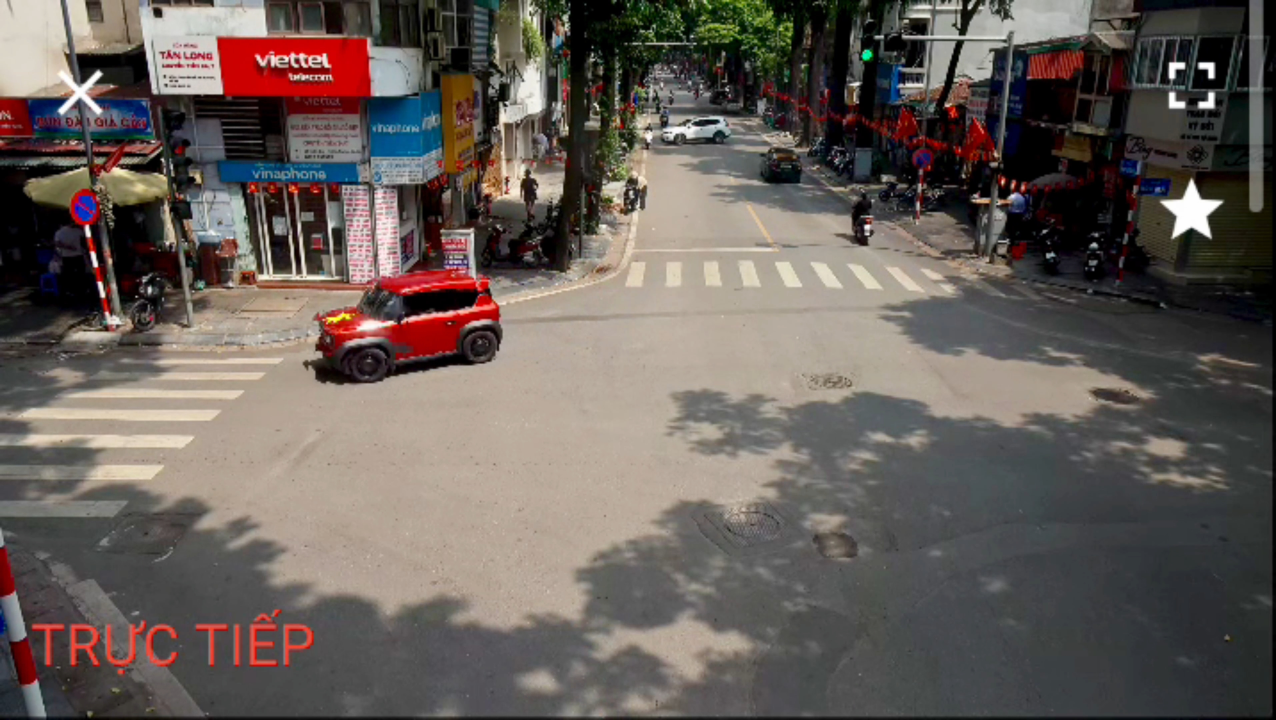
#> input picture src.jpeg, 3828 x 2160 px (shown at 1/3 size)
$ python -i main.py   (imports and definitions only)
#> lines starting #> are read from the running program, lines starting #| are printed output that depends on the picture; after the words box and inside, x2 and y2 are one past the last pixel; in counts of white or black regions, pixels touching at a corner belong together
#> further down, picture is the input picture: shape (2160, 3828, 3); mean B, G, R 88.6, 93.7, 102.5
from ultralytics import YOLO
import cv2
import numpy as np
import argparse

def get_stop_line(roi_frame):

    gray = cv2.cvtColor(roi_frame, cv2.COLOR_BGR2GRAY)
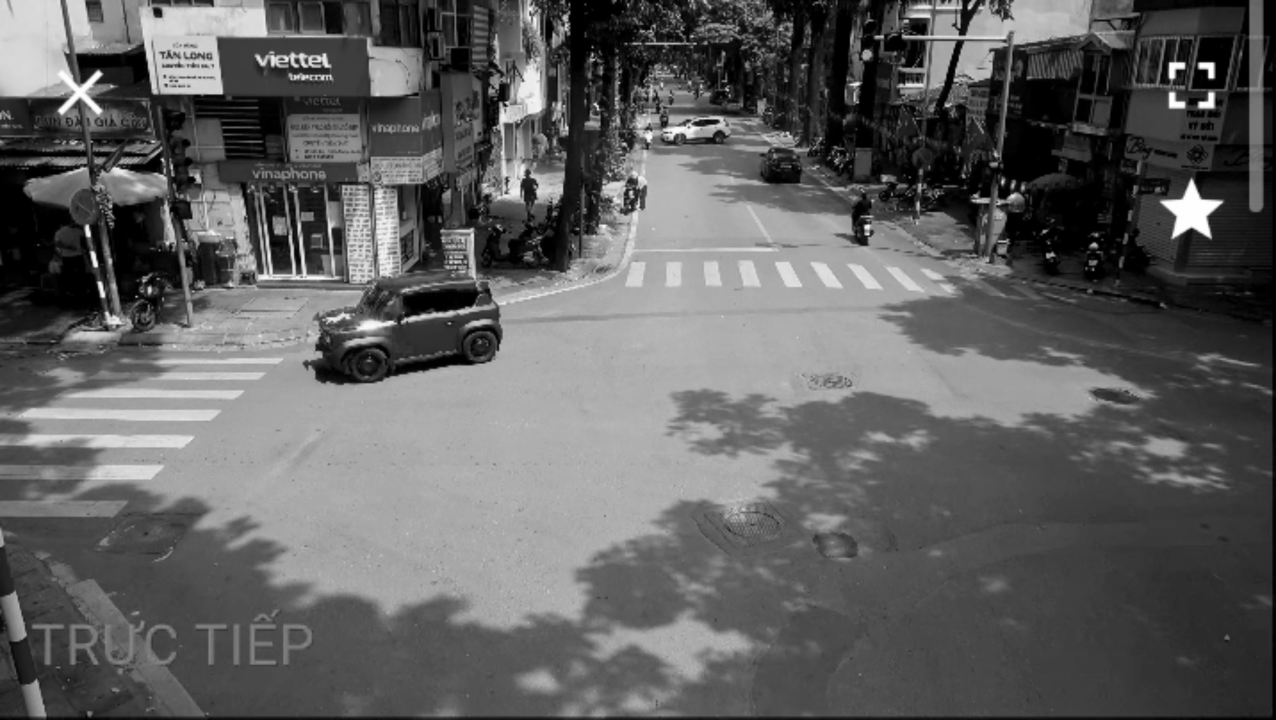
#> gray: shape (2160, 3828) (shown at 1/3 size); min 0, max 255, mean 95.8
    blur = cv2.GaussianBlur(gray, (5, 5), 0)
    edges = cv2.Canny(blur, 20, 30)
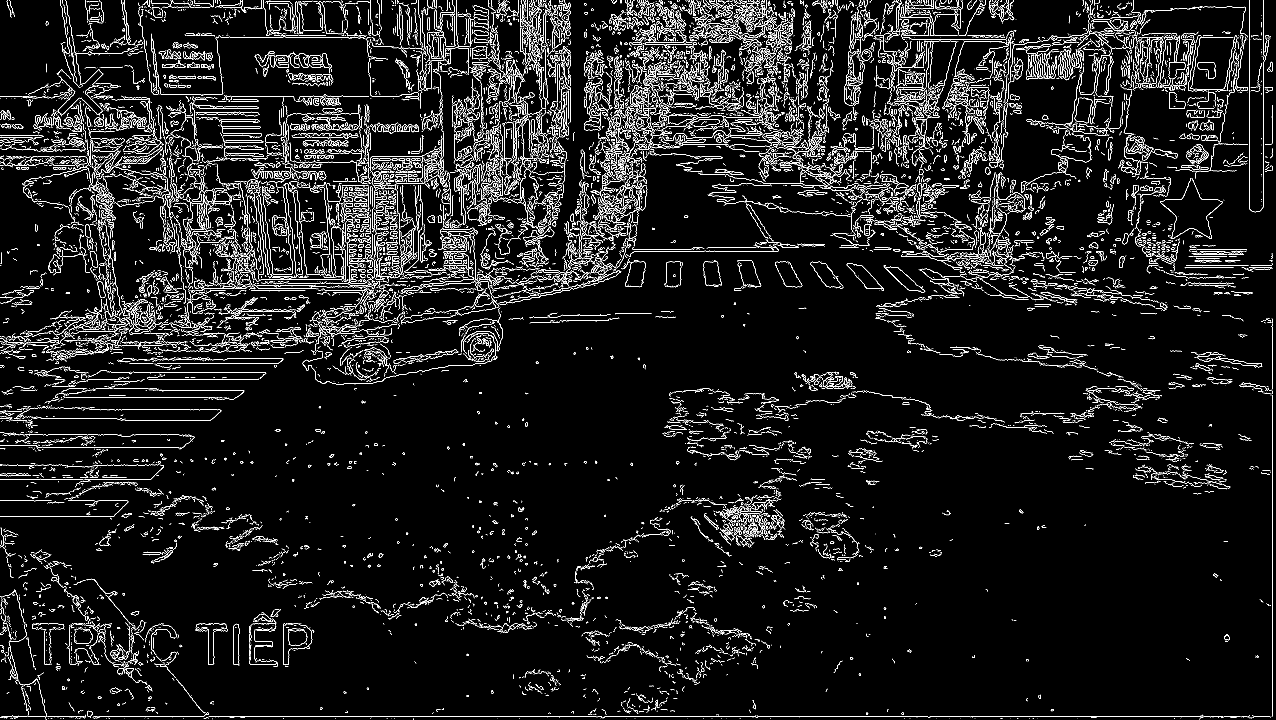
#> edges: shape (2160, 3828) (shown at 1/3 size); 4.5% white in thin lines or dots

    height, width = edges.shape
#> height = 2160; width = 3828
    mask = np.zeros_like(edges)
    polygon = np.array([[(0, height), (0, height // 2 + 50), (width, height // 2 + 50), (width, height)]])
    cv2.fillPoly(mask, polygon, 255)
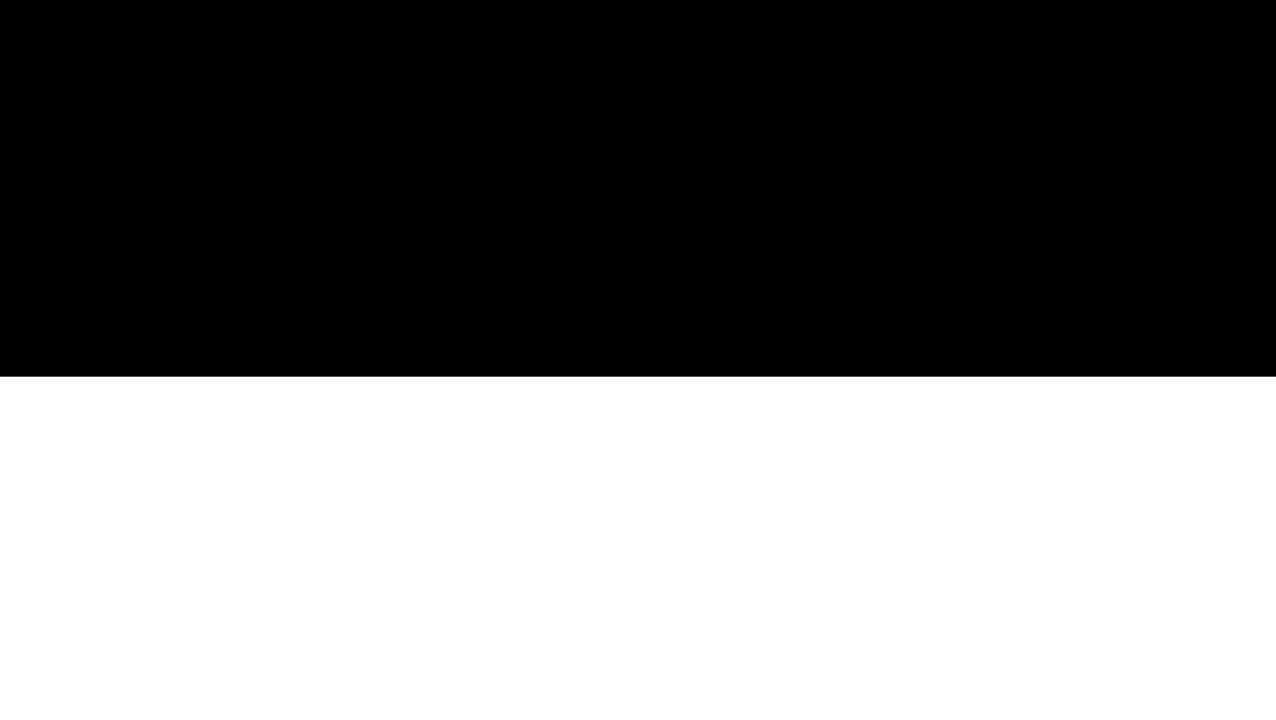
#> mask: shape (2160, 3828) (shown at 1/3 size); 47.7% white; 1 white region, box (x1, y1, x2, y2) and area: (0, 1130, 3828, 2160) 3942840

    masked_edges = cv2.bitwise_and(edges, mask)
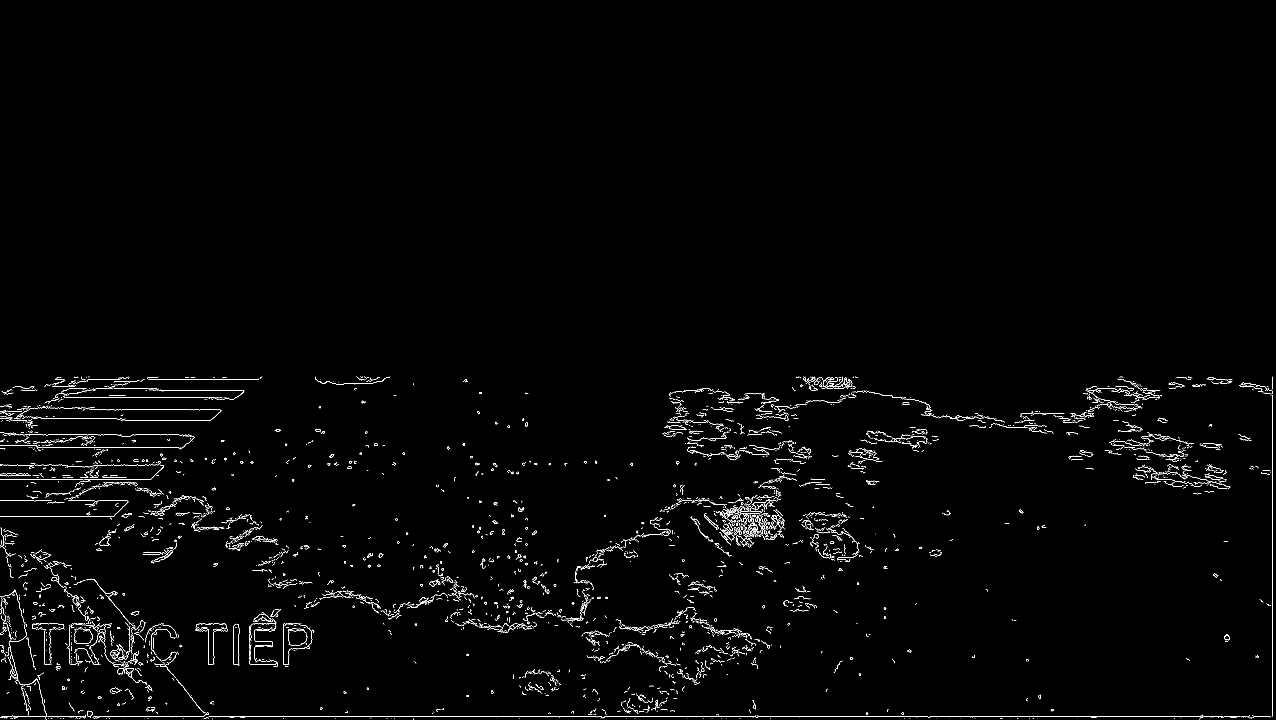
#> masked_edges: shape (2160, 3828) (shown at 1/3 size); 0.88% white in thin lines or dots, all inside (x1, y1, x2, y2) = (0, 1130, 3819, 2160)
    lines = cv2.HoughLinesP(masked_edges, rho=1, theta=np.pi/180, threshold=50,
                            minLineLength=100, maxLineGap=20)
#> lines = 135 rows, first 6: [847, 2149, 3738, 2149], [3817, 2141, 3817, 1903], [3001, 2150, 3124, 2150], [2895, 2148, 3002, 2148], [269, 1229, 661, 1229], [430, 1138, 773, 1138]

    y_stop = None
    if lines is not None:
        for line in lines:
            x1, y1, x2, y2 = line[0]
            if abs(y2 - y1) < 15:
                cv2.line(roi_frame, (x1, y1), (x2, y2), (255, 0, 0), 2)
                y_stop = (y1 + y2) // 2
                break
#> this loop made 1 pass
#> (x1, y1, x2, y2, y_stop) on pass 1: (847, 2149, 3738, 2149, 2149)

    return y_stop

# [97 lines left out: functions detect_and_draw, main, not called in this run]

# [2 lines not run here, left out]

>>> import cv2
>>> picture = cv2.imread('src.jpeg')
>>> result = get_stop_line(picture)
#> result = 2149
